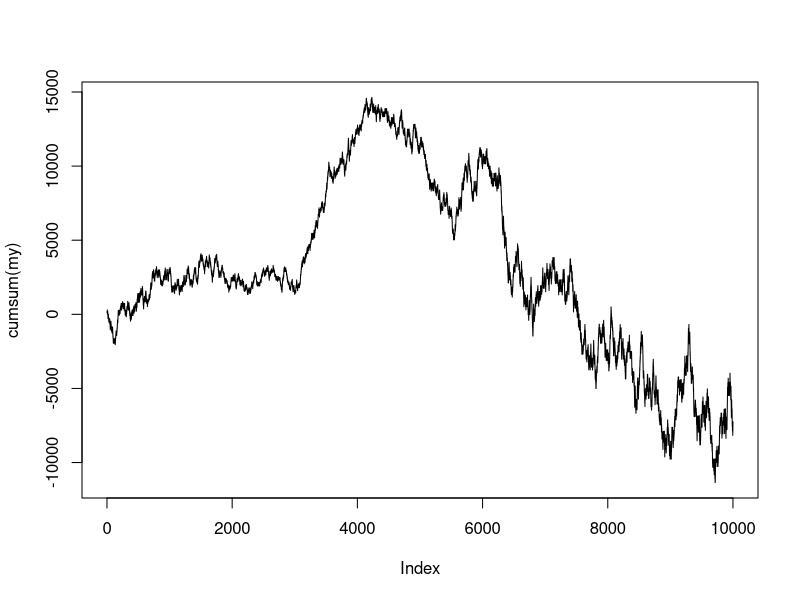

This figure's R source:
# generate a sequence of buys and sells. ignore the size.
rm(list=ls())
#set.seed(124)
n <- 10000
prob_buy <- 0.5
spread_pct <- 0.005
s0 <- 100
mew <- 0.0001
sigma <- 50*mew

# R is simple return
# s1 = s0 + R*s0
# s1 = s0(1+R)
# s1/s0 = 1 + R
# simple gross return: 1 + R
# log(s1/s0) = log(1+R)
# log(s1/s0) = r, where r is the log return.
# s1 = exp(r) * s0
# we assume r is normally distributed with mew 0.01 and sigma 0.5
# i actually do not think this is proper method to model high frequency data
r <- cumsum(rnorm(n-1, mean=mew, sd=sigma))
asks <- c(s0, exp(r) * s0)
#plot(asks, type="l")
spread <- spread_pct * asks
bids <- asks - spread


# simulate buys and sells
t <- rep("sell", n)
t[rbinom(n, 1, prob_buy) == 1] <- "buy" 
t <- as.factor(t)
my <- rep(NA, n)
my[t == "sell"] <- -bids[t == "sell"]
my[t == "buy"] <- asks[t == "buy"]
plot(cumsum(my), type="l")
